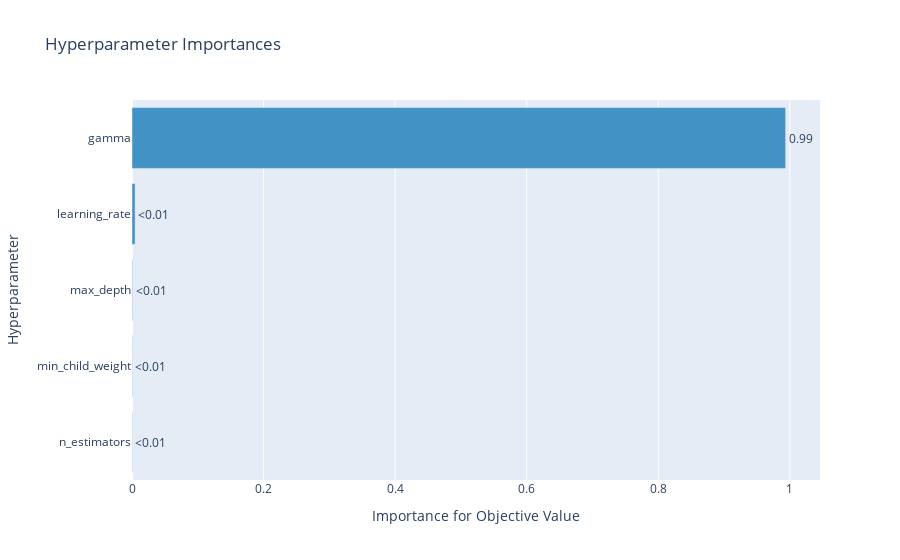

Notebook cell for this chart:
### Code cell
optuna.visualization.plot_param_importances(study)

### Figure 1 — Plotly figure (JSON) as saved in the notebook; plotly's stock layout.template omitted (floating-point values rounded to 4 significant figures)
{"data": [{"cliponaxis": false, "hovertemplate": ["n_estimators (IntDistribution): 0.0004042124446684509<extra></extra>", "min_child_weight (IntDistribution): 0.0005049400668983336<extra></extra>", "max_depth (IntDistribution): 0.0007900328870506535<extra></extra>", "learning_rate (FloatDistribution): 0.0047247115202922515<extra></extra>", "gamma (IntDistribution): 0.9935761030810902<extra></extra>"], "marker": {"color": "rgb(66,146,198)"}, "orientation": "h", "text": ["<0.01", "<0.01", "<0.01", "<0.01", "0.99"], "textposition": "outside", "type": "bar", "x": [0.0004042, 0.0005049, 0.00079, 0.004725, 0.9936], "y": ["n_estimators", "min_child_weight", "max_depth", "learning_rate", "gamma"]}], "layout": {"showlegend": false, "title": {"text": "Hyperparameter Importances"}, "xaxis": {"title": {"text": "Importance for Objective Value"}}, "yaxis": {"title": {"text": "Hyperparameter"}}}}
